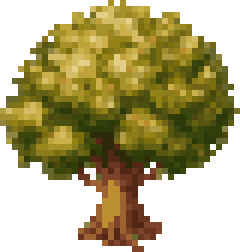
#> input picture art/estilos/campo/arbol.png, 40 x 42 px (shown 6 times larger)
$ python -i tile_pack.py   (imports and definitions only)
#> lines starting #> are read from the running program, lines starting #| are printed output that depends on the picture; after the words box and inside, x2 and y2 are one past the last pixel; in counts of white or black regions, pixels touching at a corner belong together
"""Arma un paquete de tiles hechos con IA (docs/COMFYUI.md) a partir de lo que generó ComfyUI.

Uso (necesita Pillow):
  python -I -B tools/tile_pack.py arbol <imagen grande del árbol sobre blanco> [--pack hgss]
  python -I -B tools/tile_pack.py pasto_alto <imagen al tamaño del juego> <celda x,y> [--pack hgss]

- arbol: el árbol del workflow mejorar_sprite_pokemon (salida "grande", fondo blanco) → 32×48 con transparencia (el
  árbol de FireRed ocupa 2×3 celdas: copa, cuerpo y base), de 32 de ancho y apoyado abajo; lo blanco del fondo pasa a
  transparente, paleta de 24 colores, transparencia en 0/1 → art/tile_packs/<pack>/arbol.png.
- pasto_alto: una celda de 16×16 de una escena redibujada al tamaño del juego (salida "juego") →
  art/tile_packs/<pack>/pasto_alto.png.
El juego los usa con TilePack (scripts/world/tile_pack.gd) si el ajuste "tile_pack" está prendido.
"""
import os
import sys

try:
    from PIL import Image, ImageChops
except ImportError:
    sys.exit("Falta Pillow: pip install pillow")

ROOT = os.path.dirname(os.path.dirname(os.path.abspath(__file__)))


def pack_dir(argv):
    name = argv[argv.index("--pack") + 1] if "--pack" in argv else "hgss"
    d = os.path.join(ROOT, "art", "tile_packs", name)
    os.makedirs(d, exist_ok=True)
    return d


def tree(src, out, width=32, height=48, colors=24, cut=110):
#> called with src = '../art/estilos/campo/arbol.png', out = 'out.png', width = 32, height = 48, colors = 24, cut = 110
    im = Image.open(src).convert("RGB")
    inv = ImageChops.invert(im)  # fondo blanco → negro: la "fuerza" es la diferencia con el blanco
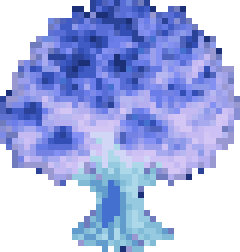
#> inv: PIL image 40x42 RGB (shown 6 times larger); mean R, G, B 170.7, 181.5, 230
    r, g, b = inv.split()
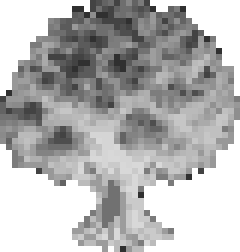
#> g: PIL image 40x42 L (shown 6 times larger); min 48, max 255, mean 181.5
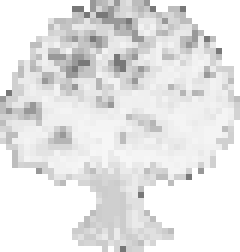
#> b: PIL image 40x42 L (shown 6 times larger); min 120, max 255, mean 230
    strength = ImageChops.lighter(ImageChops.lighter(r, g), b)
    alpha = strength.point(lambda v: 0 if v <= 18 else 255 if v >= 70 else int((v - 18) * 255 / 52))
#> alpha: PIL image 40x42 L; every value is 255
    rgba = im.copy()
    rgba.putalpha(alpha)
    box = alpha.point(lambda v: 255 if v > 60 else 0).getbbox()
#> box = (0, 0, 40, 42)
    # Escalado a `width` de ancho conservando la forma, apoyado abajo (el tronco toca el borde de abajo).
    w = box[2] - box[0]
#> w = 40
    h = min(height, round((box[3] - box[1]) * width / w))
#> h = 34
    tree_img = rgba.crop(box).convert("RGBa").resize((width, h), Image.BOX).convert("RGBA")
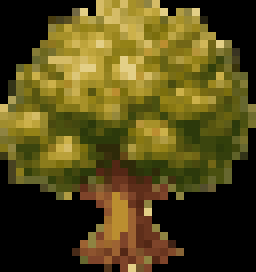
#> tree_img: PIL image 32x34 RGBA (shown 8 times larger); mean R, G, B, A 83.7, 73.2, 24.9, 255
    small = Image.new("RGBA", (width, height), (0, 0, 0, 0))
#> small: PIL image 32x48 RGBA; every value is 0
    small.paste(tree_img, (0, height - h))
    mask = small.getchannel("A").point(lambda v: 255 if v >= cut else 0)
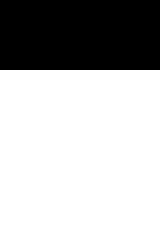
#> mask: PIL image 32x48 L (shown 5 times larger); 70.8% white; 1 black region, box (x1, y1, x2, y2) and area: (0, 0, 32, 14) 448
    rgb = Image.new("RGB", small.size, (60, 120, 60))
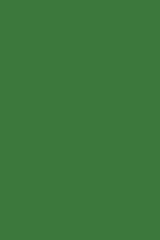
#> rgb: PIL image 32x48 RGB (shown 5 times larger); mean R, G, B 60, 120, 60
    rgb.paste(small.convert("RGB"), (0, 0), mask)
    pal = rgb.quantize(colors=colors, method=Image.Quantize.MEDIANCUT, dither=Image.Dither.NONE).convert("RGBA")
    pal.putalpha(mask)
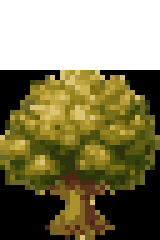
#> pal: PIL image 32x48 RGBA (shown 5 times larger); mean R, G, B, A 76.4, 87.6, 34.7, 180.6; transparent parts drawn white
    pal.save(out)
    print("ok", out)


def tall_grass(src, cell, out):
    x, y = (int(v) for v in cell.split(","))
    Image.open(src).convert("RGBA").crop((x * 16, y * 16, x * 16 + 16, y * 16 + 16)).save(out)
    print("ok", out)


def main(argv):
    if len(argv) < 2:
        sys.exit(__doc__)
    d = pack_dir(argv)
    if argv[0] == "arbol":
        tree(argv[1], os.path.join(d, "arbol.png"))
    elif argv[0] == "pasto_alto":
        tall_grass(argv[1], argv[2], os.path.join(d, "pasto_alto.png"))
    else:
        sys.exit(__doc__)


# [2 lines not run here, left out]

>>> result = tree('../art/estilos/campo/arbol.png', 'out.png')

$ run again, on art/estilos/campo/casa.png
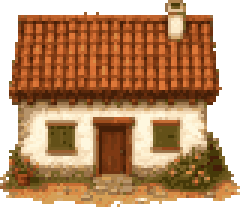
#> input picture art/estilos/campo/casa.png, 80 x 69 px (shown 3 times larger)
#> in tree, `rgba.putalpha(alpha)`:
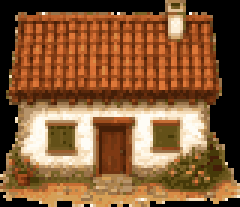
#> rgba: PIL image 80x69 RGBA (shown 3 times larger); mean R, G, B, A 132.7, 89.9, 53.3, 247; transparent parts drawn white
#> box = (0, 0, 80, 69)
#> w = 80
#> h = 28
#> mask: PIL image 32x48 L; 57.6% white; 7 black regions (6 under 20 px), largest, box (x1, y1, x2, y2) and area: (0, 0, 32, 20) 640
#> in tree, `pal.putalpha(mask)`:
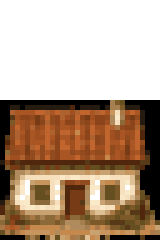
#> pal: PIL image 32x48 RGBA (shown 5 times larger); mean R, G, B, A 100.5, 101.4, 54.9, 146.9; transparent parts drawn white

$ run again, on art/estilos/campo/laboratorio.png
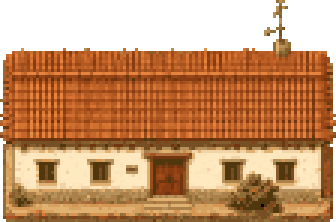
#> input picture art/estilos/campo/laboratorio.png, 112 x 74 px (shown 3 times larger)
#> box = (0, 0, 112, 74)
#> w = 112
#> h = 21
#> mask: PIL image 32x48 L; 43.8% white; 1 white region, box (x1, y1, x2, y2) and area: (0, 27, 32, 48) 672
#> in tree, `rgb.paste(small.convert("RGB"), (0, 0), mask)`:
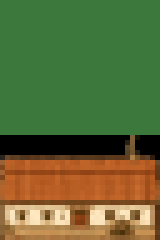
#> rgb: PIL image 32x48 RGB (shown 5 times larger); mean R, G, B 94.9, 106.8, 55.2
